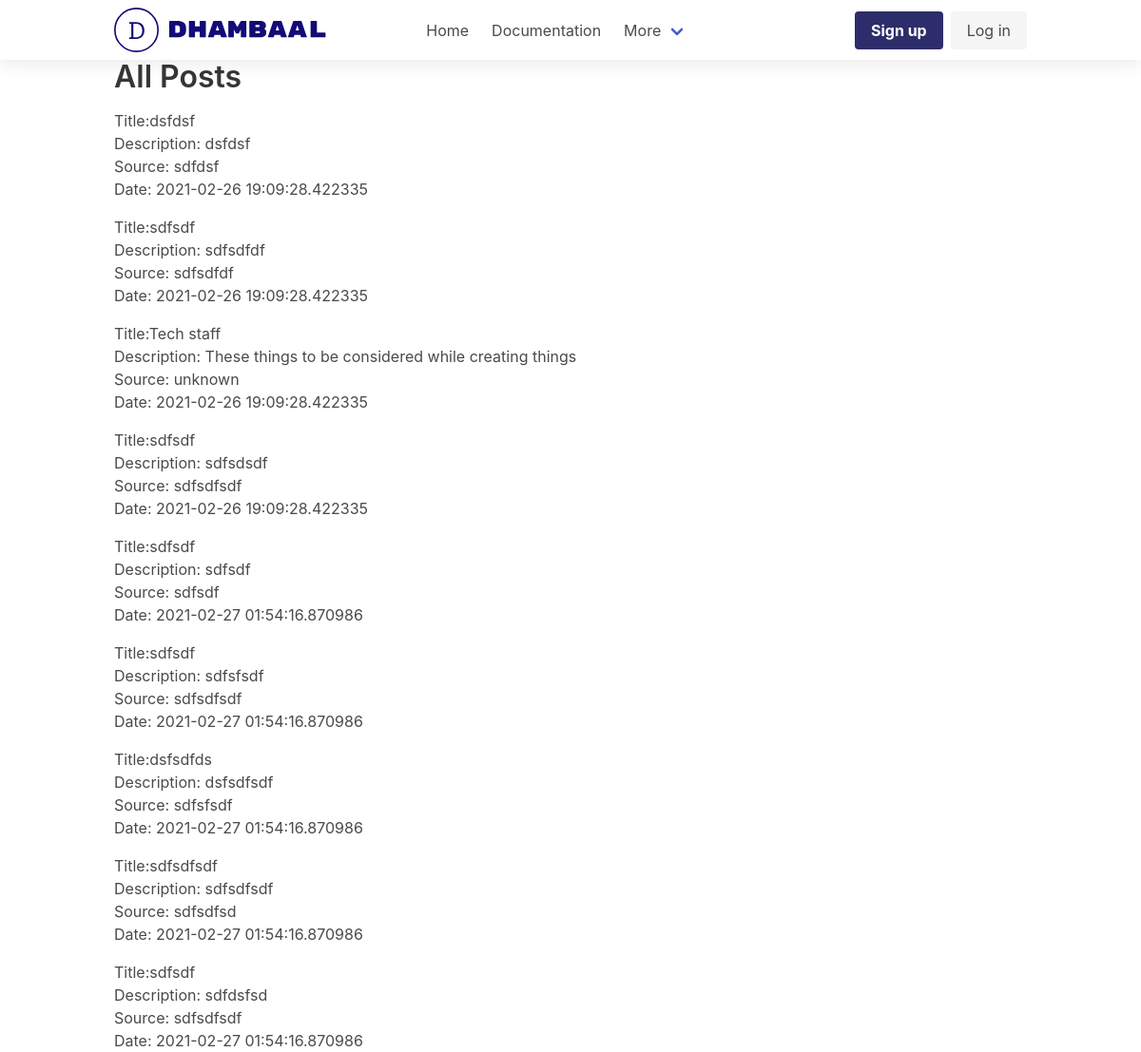
The page / on the database its author committed.
### app/dashboard/models/post.py (models this page shows, shortened)
@dataclass
class Post(db.Model):
    __tablename__ = "post"
    id: int = db.Column(db.Integer, primary_key=True)
    title: str = db.Column(db.String(80), nullable=False)
    description: str = db.Column(db.Text)
    source: str = db.Column(db.String(129), nullable=True)
    category: str = db.Column(db.String(129), nullable=True)
    publish: str = db.Column(db.String(50), default="yes")
    created_at: datetime = db.Column(
        db.DateTime, nullable=False, default=datetime.now())
    modified_at: datetime = db.Column(
        db.DateTime, nullable=False, default=datetime.now(), onupdate=datetime.now())

### app/site/routes.py (the view)
@site.route("/")
def index() -> str:
    posts = Post.query.all()
    categories = Category.query.all()
    return render_template("site.html", posts=posts, categories=categories)

### app/site/templates/site.html
{% extends 'base.html'%} {%block content%}
<div class="container">
  <h1>All Posts</h1>
  {% for post in posts %} {%if post and post.publish == 'yes'%}
  <p>
    Title:{{ post.title }}<br />
    Description: {{ post.description }}<br />
    Source: {{ post.source }}<br />
    Date: {{post.created_at}}<br />
  </p>
  {%endif%} {%endfor%}
</div>
{%endblock%}

### app/site/static/css/main.css (style rules this page uses)
* { margin:0; box-sizing: border-box; }
.container { width:85%; }

### rows shown on the page
Post: title "dsfdsf", description "dsfdsf", source "sdfdsf", created_at "2021-02-26 19:09:28.422335"
Post: title "sdfsdf", description "sdfsdfdf", source "sdfsdfdf", created_at "2021-02-26 19:09:28.422335"
Post: title "Tech staff", description "These things to be considered while creating things", source "unknown", created_at "2021-02-26 19:09:28.422335"
Post: title "sdfsdf", description "sdfsdsdf", source "sdfsdfsdf", created_at "2021-02-26 19:09:28.422335"
Post: title "sdfsdf", description "sdfsdf", source "sdfsdf", created_at "2021-02-27 01:54:16.870986"
Post: title "sdfsdf", description "sdfsfsdf", source "sdfsdfsdf", created_at "2021-02-27 01:54:16.870986"
Post: title "dsfsdfds", description "dsfsdfsdf", source "sdfsfsdf", created_at "2021-02-27 01:54:16.870986"
Post: title "sdfsdfsdf", description "sdfsdfsdf", source "sdfsdfsd", created_at "2021-02-27 01:54:16.870986"
Post: title "sdfsdf", description "sdfdsfsd", source "sdfsdfsdf", created_at "2021-02-27 01:54:16.870986"
